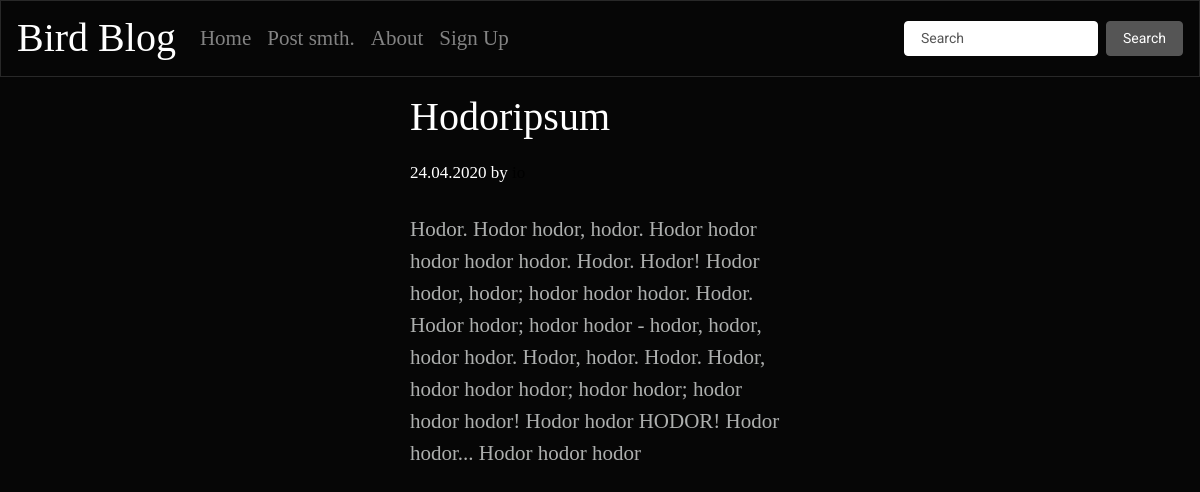
The page /texts/2 on the database as committed earlier.
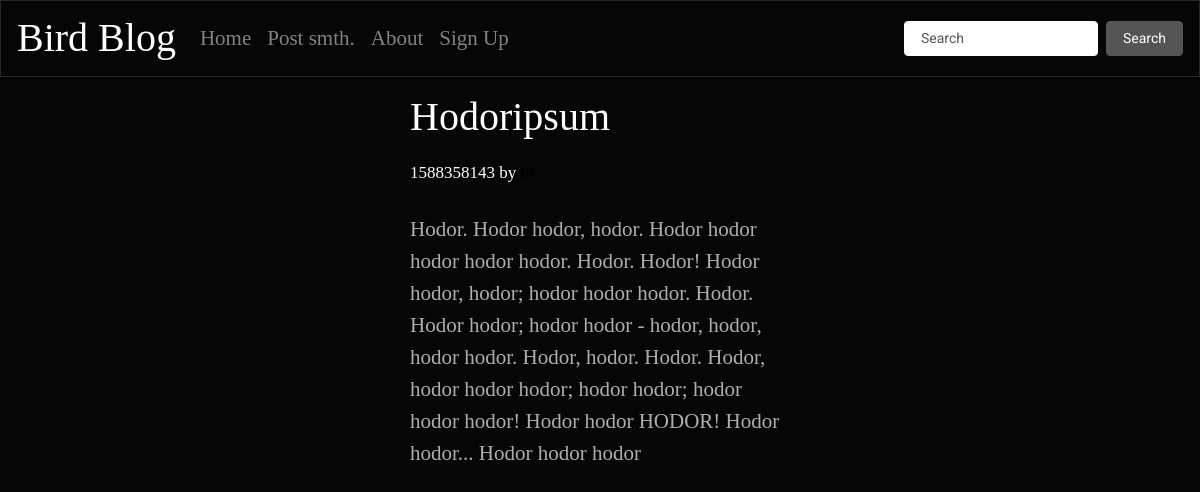
The same page on the database as committed later.
### tables this page shows
CREATE TABLE "texts" (
	"ID"	INTEGER,
	"textName"	TEXT,
	"textContent"	TEXT,
	"author"	TEXT,
	"date"	TEXT,
	"rating"	INTEGER
);

### server.py (the view)
@app.route("/texts/<textIDinput>")
def texts(textIDinput):
    connTexts = sqlite3.connect("texts.db")
    g = connTexts.cursor()
    fullPostData = g.execute("SELECT * FROM `texts` WHERE ID=?;", (textIDinput,))
    fullPostData = fullPostData.fetchall()
    with open("dev_output.txt", "a") as f:
        f.write(str(textIDinput) +  "-fullpost \n")
    fullPostData = fullPostData[0]
    textName = fullPostData[1]
    textContents = fullPostData[2]
    author = fullPostData[3]
    date = fullPostData[4]
    return render_template("texts.html", textIDinput=textIDinput, textName=textName, textContents=textContents, author=author, date=date)

### templates/texts.html (shortened to what this page needs)
<html>
<head>
{% include '/styles.html' %}
</head>
<body>
{% include 'header.html' %}
<div class="row">
    <div class = "col-md"></div>
        <div class = "col-md">
            <p><h1 class="serifh1">{{textName}}</h1>
            <h3 class = "serifh2">{{date}} by <a href = "/id/{{author}}">{{author}}</a></h3></p>
            <p class = "serif" >{{textContents}}</p>
        </div>
    <div class = "col-md"></div>
</div>
</body>
</html>

Rows that differ between the two databases and show on the page:
changed texts "Hodoripsum": date "24.04.2020" → "1588358143"
